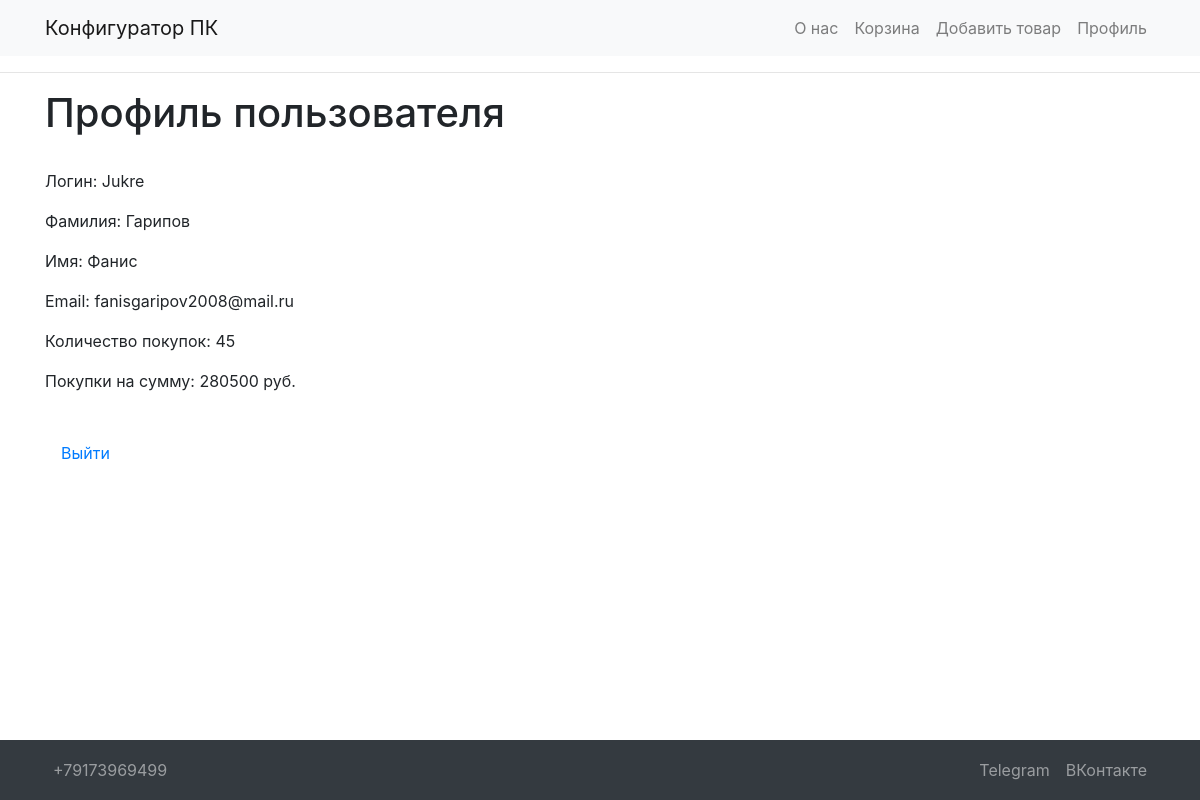
The app's page /profile (signed in) with its own data.
### models.py (models this page shows, shortened)
class User(UserMixin, db.Model):
    id = db.Column(db.Integer, primary_key=True)
    username = db.Column(db.String(100), unique=True, nullable=False)
    password_hash = db.Column(db.String(100), nullable=False)
    name = db.Column(db.String(100), nullable=False)
    surname = db.Column(db.String(100), nullable=False)
    email = db.Column(db.String(100), unique=True, nullable=False)
    pokupki = db.Column(db.Integer, nullable=True, default=0)
    summa = db.Column(db.Integer, nullable=True, default=0)

### app.py (the view)
@app.route('/profile')
def profile():
    user = flask_login.current_user
    if user.is_authenticated:
        return render_template('profile.html', user=user)
    else:
        return redirect(url_for('login'))

### app.py (called while the page is built)
@login_manager.user_loader
def load_user(user_id):
    return User.query.get(int(user_id))

### templates/profile.html (shortened to what this page needs)
{% extends 'base.html' %}
{% block content %}
<body>
    <h1>Профиль пользователя</h1><br>
    <p>Логин: {{ user.username }}</p>
    <p>Фамилия: {{ user.surname }}</p>
    <p>Имя: {{ user.name }}</p>
    <p>Email: {{ user.email }}</p>
    <p>Количество покупок: {{ user.pokupki }}</p>
    <p>Покупки на сумму: {{ user.summa }} руб.</p>
    <br>
    <a class="nav-link" href="/logout">Выйти</a>
{% endblock %}

### records on screen
User: username "Jukre", surname "Гарипов", name "Фанис", email "fanisgaripov2008@mail.ru", pokupki "45", summa "280500"
